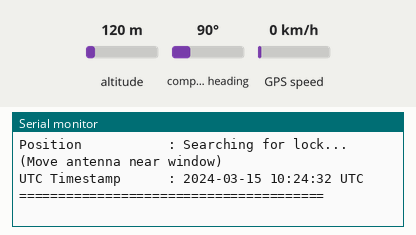
Bench run of a sketch on a simulated ESP32. Parts: the last lines printed to the serial monitor. The test bench sets the inputs (shaded band); at power-on: altitude 120 m, compass heading 90°, GPS speed 0 km/h. The GPS gets a fix after 3 s at 37.7749, -122.4194 with 8 satellites.

Above: at 4.4 s.
4.5 s: altitude set to 20 m
At 7.2 s:
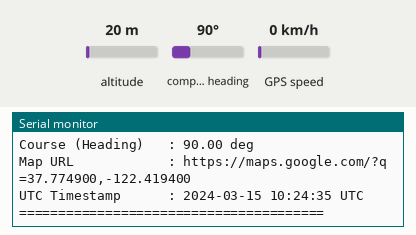
7.5 s: compass heading set to 7°
9.0 s: GPS speed set to 2 km/h
At 9.5 s:
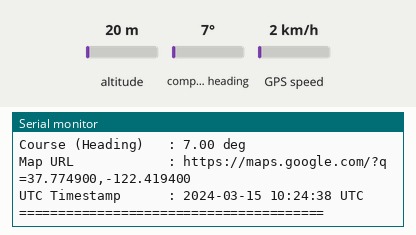
Timing chart, 0 to 12.0 s (numbered marks = the images above; inputs shaded):
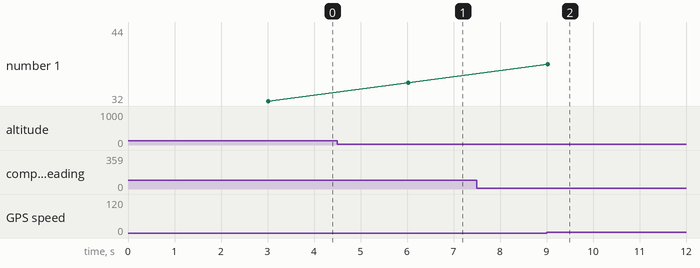

The sketch:

NEO6M_FULL.ino
```cpp
#include <TinyGPSPlus.h>

#define RXD2 16  // Connect to NEO-6M TX
#define TXD2 17  // Connect to NEO-6M RX
#define GPS_BAUDRATE 9600

TinyGPSPlus gps;
HardwareSerial gpsSerial(2);

void setup() {
  Serial.begin(115200);
  gpsSerial.begin(GPS_BAUDRATE, SERIAL_8N1, RXD2, TXD2);

  Serial.println("\n--- Cold Chain Asset Tracker: NEO-6M Advanced Telemetry ---");
}

void loop() {
  // Feed the GPS parser
  while (gpsSerial.available() > 0) {
    gps.encode(gpsSerial.read());
  }

  static unsigned long lastPrint = 0;
  if (millis() - lastPrint >= 3000) {
    lastPrint = millis();

    Serial.println("\n========== TELEMETRY REPORT ==========");

    // 1. Satellite & Accuracy Metrics
    Serial.print("Satellites Tracked : ");
    Serial.println(gps.satellites.value());

    Serial.print("HDOP (Precision)    : ");
    // HDOP < 1.0 = Ideal, 1.0-2.0 = Excellent, > 5.0 = Poor/Unreliable
    float hdop = gps.hdop.hdop();
    Serial.print(hdop);
    if (hdop <= 2.0 && hdop > 0.0) {
      Serial.println(" (High Accuracy)");
    } else if (hdop > 2.0) {
      Serial.println(" (Moderate / Poor Accuracy)");
    } else {
      Serial.println(" (No Fix)");
    }

    // 2. Position & Velocity
    if (gps.location.isValid()) {
      double lat = gps.location.lat();
      double lng = gps.location.lng();

      Serial.print("Latitude           : "); Serial.println(lat, 6);
      Serial.print("Longitude          : "); Serial.println(lng, 6);
      Serial.print("Altitude           : "); Serial.print(gps.altitude.meters()); Serial.println(" m");
      Serial.print("Speed              : "); Serial.print(gps.speed.kmph()); Serial.println(" km/h");
      Serial.print("Course (Heading)   : "); Serial.print(gps.course.deg()); Serial.println(" deg");

      // Direct Link for Mobile Dashboard / Notifications
      Serial.print("Map URL            : https://maps.google.com/?q=");
      Serial.print(lat, 6);
      Serial.print(",");
      Serial.println(lng, 6);
    } else {
      Serial.println("Position           : Searching for lock... (Move antenna near window)");
    }

    // 3. Precision UTC Time
    if (gps.date.isValid() && gps.time.isValid()) {
      char timestamp[32];
      sprintf(timestamp, "%04d-%02d-%02d %02d:%02d:%02d UTC",
              gps.date.year(), gps.date.month(), gps.date.day(),
              gps.time.hour(), gps.time.minute(), gps.time.second());
      Serial.print("UTC Timestamp      : ");
      Serial.println(timestamp);
    }

    Serial.println("=======================================");

    // Diagnostic check
    if (millis() > 5000 && gps.charsProcessed() < 10) {
      Serial.println("WARNING: No serial bytes received from GPS module. Check wiring.");
    }
  }
}
```

Measured:
- after the input at 4.5 s, the serial monitor: prints a new line after 1.5 s (image 1)
